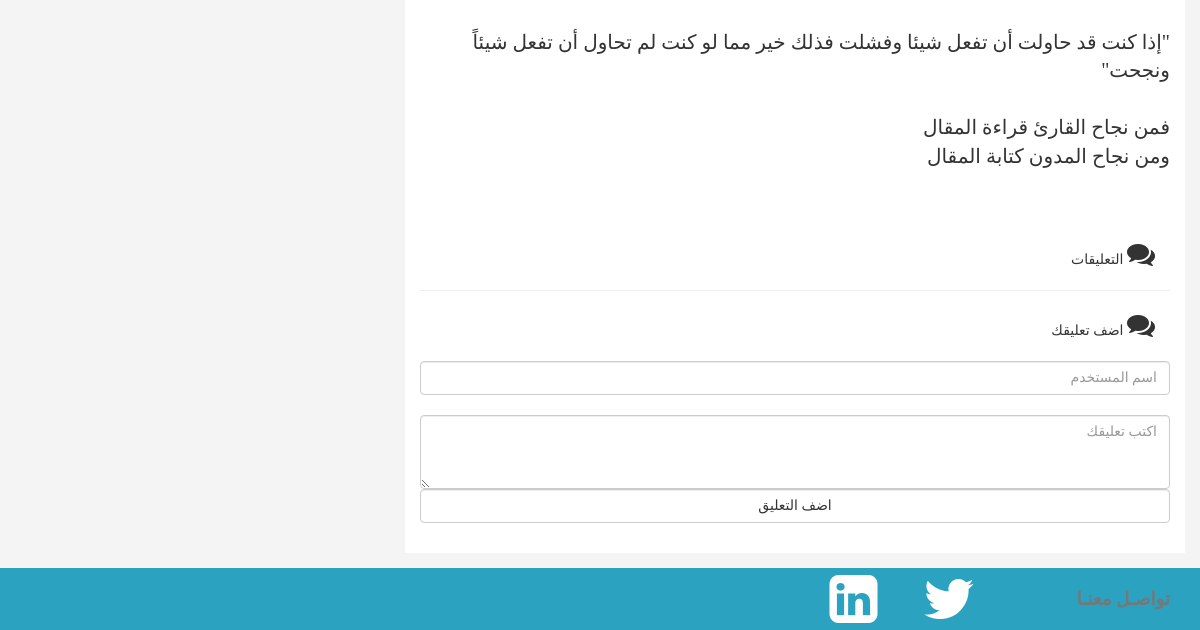
The app's page /post/2/ (lower part), older data.
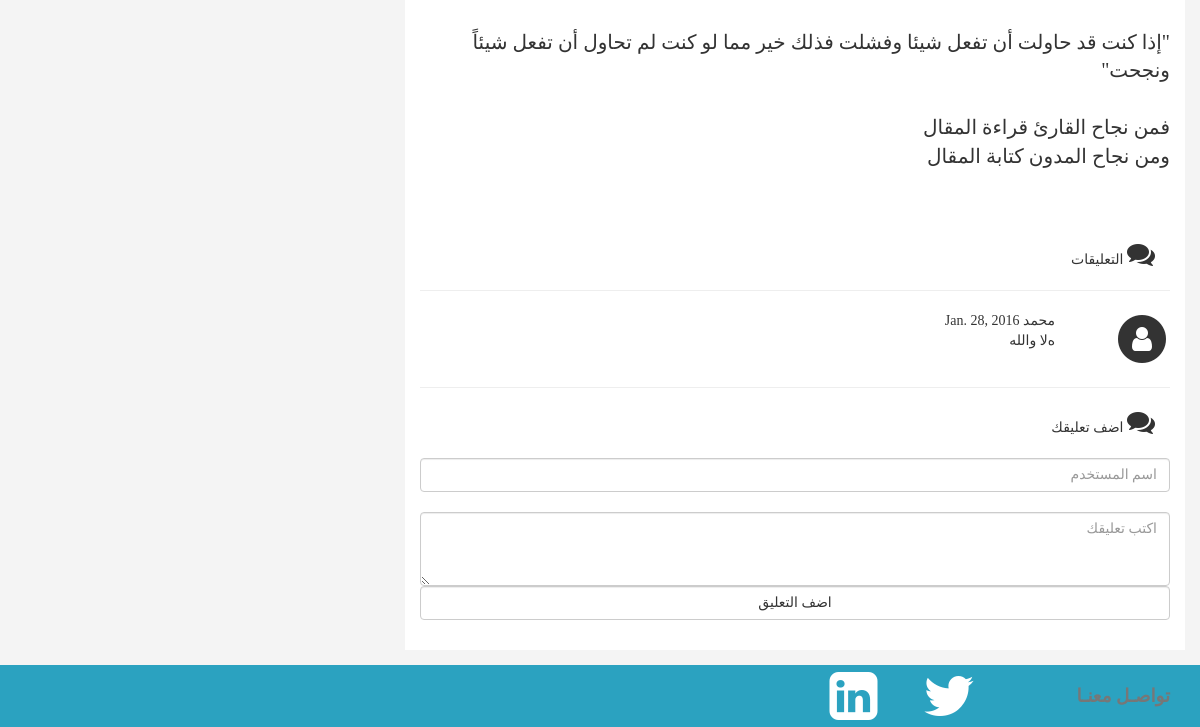
The same page, newer data.
### blog/models.py (models this page shows, shortened)
class Comment(models.Model):
	post = models.ForeignKey('blog.post', related_name='comments')
	author = models.CharField(max_length=200)
	text = models.TextField()
	created_date = models.DateField(default=timezone.now)
	approved_comment = models.BooleanField(default=False)

### blog/views.py (the view)
# urls.py: url(r'^post/(?P<pk>[0-9]+)/$', views.post_detail, name='post_detail'),
def post_detail(request, pk):
	post = get_object_or_404(Post, pk=pk)
	return render(request, 'blog/post_detail.html', {'post':post})

### blog/templates/blog/post_detail.html (shortened to what this page needs)
{% extends 'blog/base.html' %}
{% block content %}
<div class="container post">
	<div class="row">
		<div class="col-md-8 post-detail">
			<div class="post-text"><p>{{ post.text|safe|linebreaksbr }}</p></div>
			<div class="comments">
					<div class="col-md-12">
						<span class="fa fa-comments fa-2x"></span>
						<span>التعليقات</span>
					</div>
					<div class="clearfix"></div>
					<hr>
					{% for comment in post.comments.all %}
					<div class="comment-box">
						<div class="row">
							<div class="col-xs-3 col-sm-2 commenter-img">
								<span class="fa-stack fa-lg  fa-2x">
  								<i class="fa fa-circle fa-stack-2x"></i>
  								<i class="fa fa-user fa-stack-1x fa-inverse"></i>
								</span>
							</div>
							<div class="col-xs-9 co-sm-10">
								<div class="row">
									<span>{{ comment.author }}</span>
									<span>{{ comment.created_date }}</span>
								</div>
								<div class="row">
									{{ comment.text|linebreaks }}
								</div>
							</div>
						</div>
						<hr>
					</div>
					{% endfor %}
			</div>
			<div class="add-comment">
				<div class="col-md-12">
					<span class="fa fa-comments fa-2x"></span>
					<span>اضف تعليقك</span>
				</div>
				<div class="clearfix"></div>
				<div class="comment-form">
				<form class="form-group" role="form" method="POST" action="{% url 'blog.views.add_comment_to_post' pk=post.pk %}">{% csrf_token %}
            <div class="">
                <input class="form-control" type="text" placeholder="اسم المستخدم" name="author" id="author"/>
            </div>
            <div class="">
                <textarea class="form-control" rows="3" placeholder="اكتب تعليقك" name="text" id="text" /></textarea>
            </div>
            <div class="">
                <button class="btn btn-default form-control">اضف التعليق</button>
            </div>
        </form>
				</div>
			</div>
		</div>
	</div>
</div>
{% endblock %}

Row changes from the older to the newer data that the page shows:
added Comment: author "محمد", created_date "Jan. 28, 2016", text "هﻻ والله"
